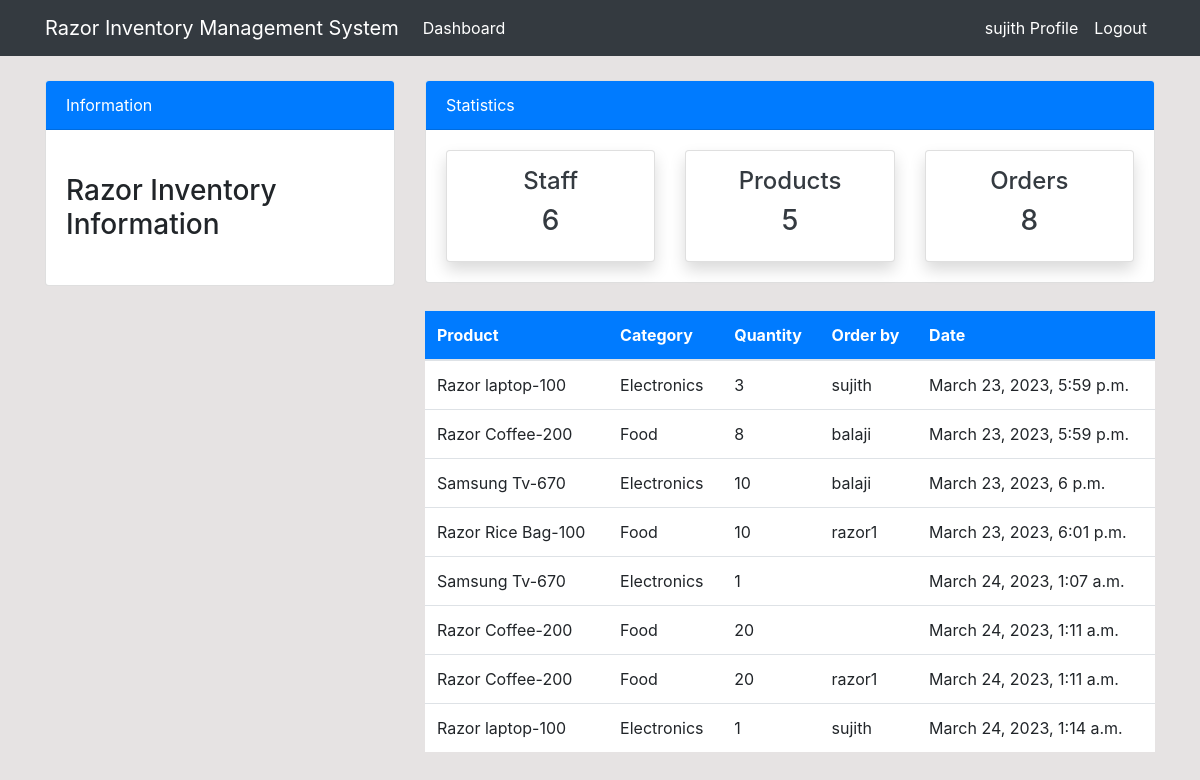
Page /order/ (signed in) on the committed database.
### dashboard/models.py (models this page shows, shortened)
class Order(models.Model):
        product = models.ForeignKey(Product, on_delete=models.CASCADE, null=True)
        staff = models.ForeignKey(User, models.CASCADE, null=True)
        order_quantity = models.PositiveIntegerField(null=True)
        date = models.DateTimeField(auto_now_add=True)
        class Meta:
            verbose_name_plural = 'Order'

class Product(models.Model):
    name = models.CharField(max_length=100, null=True)
    category = models.CharField(max_length=20, choices=CATEGORY, null=True)
    quantity = models.PositiveIntegerField(null=True)
    class Meta:
         verbose_name_plural = 'Product'
    def __str__(self):
        return f'{self.name}-{self.quantity}'

### dashboard/views.py (the view)
# urls.py: path('order/' , views.order, name='dashboard-order'),
@login_required
def order(request):
    orders = Order.objects.all()
    orders_count = orders.count()
    workers_count = User.objects.all().count()
    product_count = Product.objects.all().count()
    context={
        'orders' : orders,
        'workers_count' : workers_count,
        'orders_count' : orders_count,
        'product_count' : product_count
    }
    return render(request, 'dashboard/order.html', context)

### templates/dashboard/order.html (shortened to what this page needs)
{% extends 'partials/base.html' %}
{% block content  %}
{% include 'partials/topnav.html' %}
<div class="container">
    <div class="row my-4">
        <div class="col-md-4">
        </div>
        <div class="col-md-8">
            <table class="table bg-white">
                <thead class="bg-primary">
                    <tr class="text-white">
                        <th scope="col">Product</th>
                        <th scope="col">Category</th>
                        <th scope="col">Quantity</th>
                        <th scope="col">Order by</th>
                        <th scope="col">Date</th>
                    </tr>
                </thead>
                <tbody>
                    {% for orders in orders %}
                    <tr>
                        <td>{{ orders.product }}</td>
                        <td>{{ orders.product.category }}</td>
                        <td>{{ orders.order_quantity }}</td>
                        <td>
                            {{ orders.staff.username }}
                        </td>
                        <td>
                            {{ orders.date }}
                        </td>
                    </tr>
                    {% endfor %}
                </tbody>
            </table>
        </div>
    </div>
</div>
{% endblock %}

### templates/partials/base.html (shortened to what this page needs)
{% load static %}
<!doctype html>
<html lang="en">
  <head>
    <link rel="stylesheet" href="https://cdn.jsdelivr.net/npm/bootstrap@4.6.2/dist/css/bootstrap.min.css">
    <link rel="stylesheet" href="{% static '/style.css' %}">
  </head>
  <body>
            {% include 'partials/nav.html' %}
            {% block content %}
            {% endblock %}
  </body>
</html>

### templates/partials/nav.html (shortened to what this page needs)
    <nav class="navbar navbar-expand-lg navbar-info bg-dark">
        {% if user.is_authenticated %}
        <div class="container">
            <a class="navbar-brand text-white" href="{% url 'dashboard-index' %}">Razor Inventory Management System</a>
            <div class="collapse navbar-collapse" id="navbarSupportedContent">
                <ul class="navbar-nav mr-auto">
                    <li class="nav-item active">
                        <a class="nav-link text-white" href="{% url 'dashboard-index' %}">Dashboard </a>
                    </li>
                </ul>
                <ul class="navbar-nav ml-auto">
                    <li class="nav-item active">
                        <a class="nav-link text-white" href="{% url 'user-profile'  %}">{{ user.username }} Profile </a>
                    </li>
                    <li class="nav-item">
                        <a class="nav-link text-white" href="{% url 'user-logout'%}">Logout</a>
                    </li>
                </ul>
                {% endif %}
            </div>
        </div>
    </nav>

### templates/partials/topnav.html (shortened to what this page needs)
    <div class="container">
        <div class="row mt-4">
            <div class="col-md-4">
                <div class="card">
                    <div class="card-header bg-primary text-white">
                        Information
                    </div>
                    <div class="card-body">
                        <marquee behavior="" direction="">
                            <h3 class="my-4">Razor Inventory Information</h3>
                        </marquee>
                    </div>
                </div>
            </div>
            <div class="col-md-8">
                <div class="card">
                    <div class="card-header bg-primary text-white">
                        Statistics
                    </div>
                    <div class="card-body">
                        <div class="row">
                            <div class="col-md-4">
                                <a class="text-decoration-none text-dark" href="{% url 'dashboard-staff' %}">
                                    <div class="card my-card shadow text-center p-3">
                                        <h4>Staff </h4>
                                         <h3>{{ workers_count }}</h3>
                                    </div>
                                </a>
                            </div>
                            <div class="col-md-4">
                                <a class="text-decoration-none text-dark" href="{% url 'dashboard-product' %}">
                                    <div class="card my-card shadow text-center p-3">
                                        <h4>Products </h4>
                                        <h3>{{ product_count }}</h3>
                                    </div>
                                </a>
                            </div>
                            <div class="col-md-4">
                                <a class="text-decoration-none text-dark" href="{% url 'dashboard-order' %}">
                                    <div class="card my-card shadow text-center p-3">
                                        <h4>Orders </h4>
                                        <h3>{{ orders_count }}</h3>
                                    </div>
                                </a>
                            </div>
                        </div>
                    </div>
                </div>
            </div>
        </div>
    </div>

### static/style.css (style rules this page uses)
body { background: rgb(230, 227, 227); }

### rows in the picture
Order: product "Razor laptop-100", product.category "Electronics", order_quantity "3", staff.username "sujith", date "March 23, 2023, 5:59 p.m."
Order: product "Razor Coffee-200", product.category "Food", order_quantity "8", staff.username "balaji", date "March 23, 2023, 5:59 p.m."
Order: product "Samsung Tv-670", product.category "Electronics", order_quantity "10", staff.username "balaji", date "March 23, 2023, 6 p.m."
Order: product "Razor Rice Bag-100", product.category "Food", order_quantity "10", staff.username "razor1", date "March 23, 2023, 6:01 p.m."
Order: product "Samsung Tv-670", product.category "Electronics", order_quantity "1", date "March 24, 2023, 1:07 a.m."
Order: product "Razor Coffee-200", product.category "Food", order_quantity "20", date "March 24, 2023, 1:11 a.m."
Order: product "Razor Coffee-200", product.category "Food", order_quantity "20", staff.username "razor1", date "March 24, 2023, 1:11 a.m."
Order: product "Razor laptop-100", product.category "Electronics", order_quantity "1", staff.username "sujith", date "March 24, 2023, 1:14 a.m."

### other values in the picture
{{ user.username }} "sujith"
{{ workers_count }} "6"
{{ product_count }} "5"
{{ orders_count }} "8"
